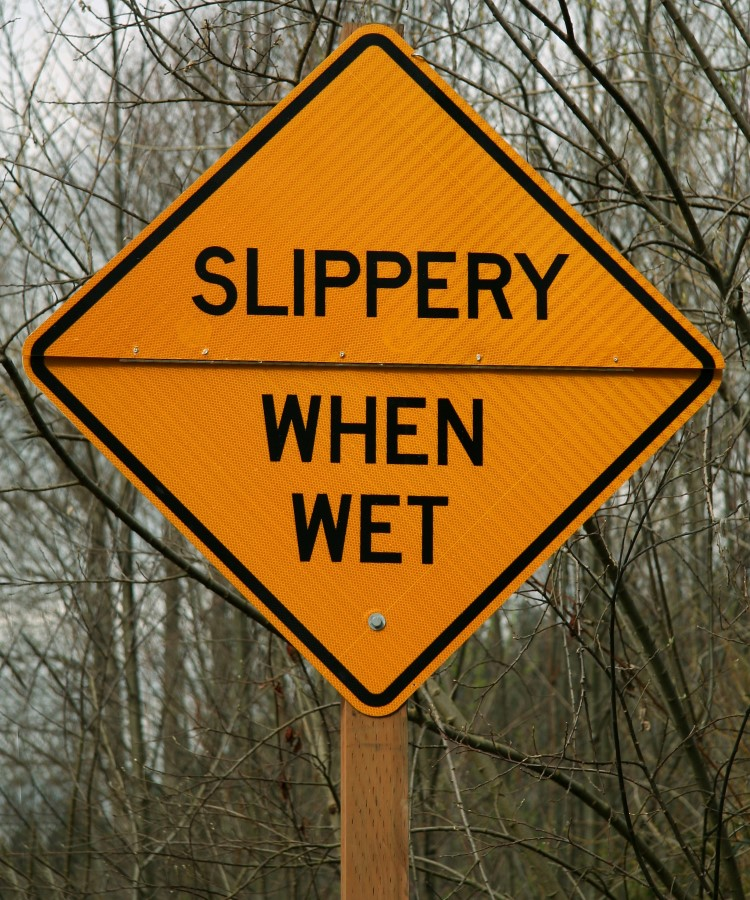
#> input picture Image-Processing/images/test.jpg, 750 x 900 px
$ python pillow.py
#> lines starting #> are read from the running program, lines starting #| are printed output that depends on the picture
from PIL import Image

img = Image.open("images/test.jpg")
#> img is the input picture: PIL image 750x900 RGB; mean R, G, B 129.6, 97.9, 51

# [32 lines of commented-out code are left out]
rotate90 = img.transpose(Image.ROTATE_90)			# Rotates counter-clockwise
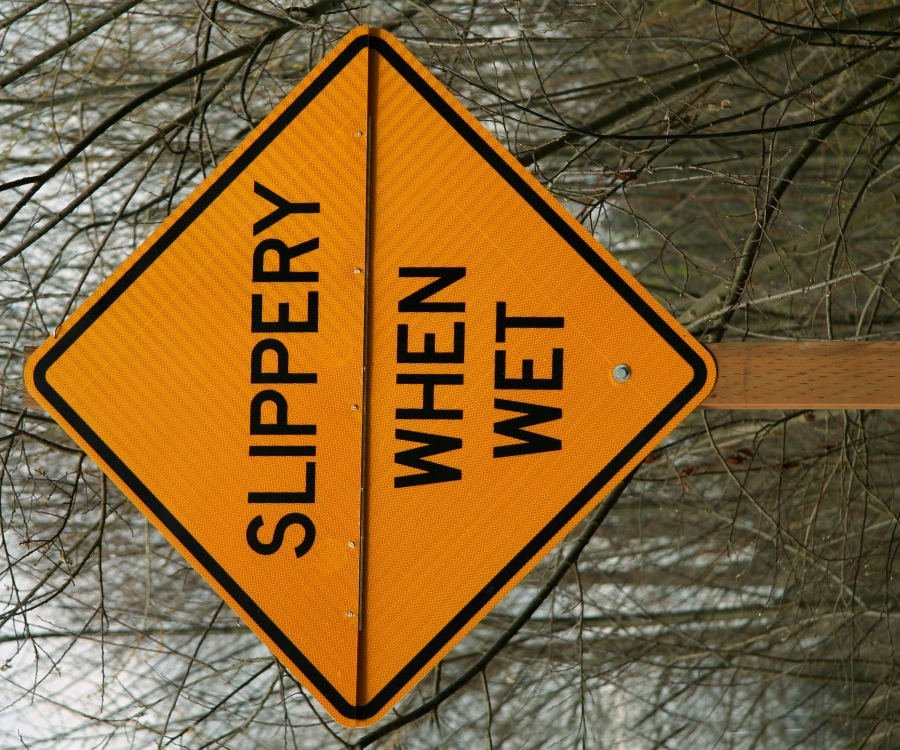
#> rotate90: PIL image 900x750 RGB; mean R, G, B 129.6, 97.9, 51
rotate90.show()
flip_LR = img.transpose(Image.FLIP_LEFT_RIGHT)		# Mirror image
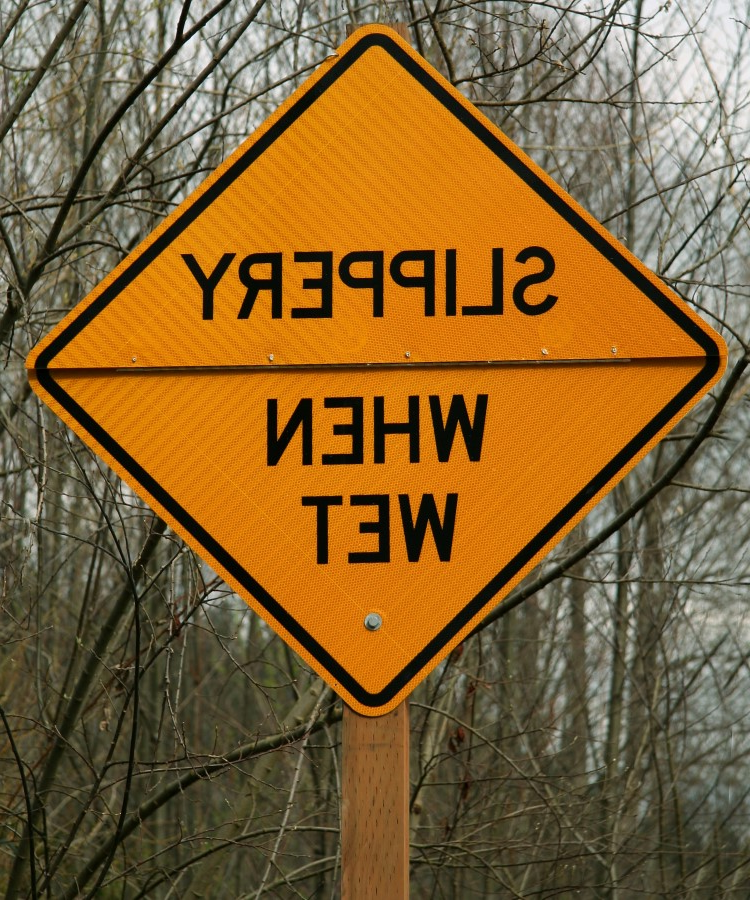
#> flip_LR: PIL image 750x900 RGB; mean R, G, B 129.6, 97.9, 51
flip_LR.show()

$ run again, with Image-Processing/images/msd_keeping.jpg copied over Image-Processing/images/test.jpg
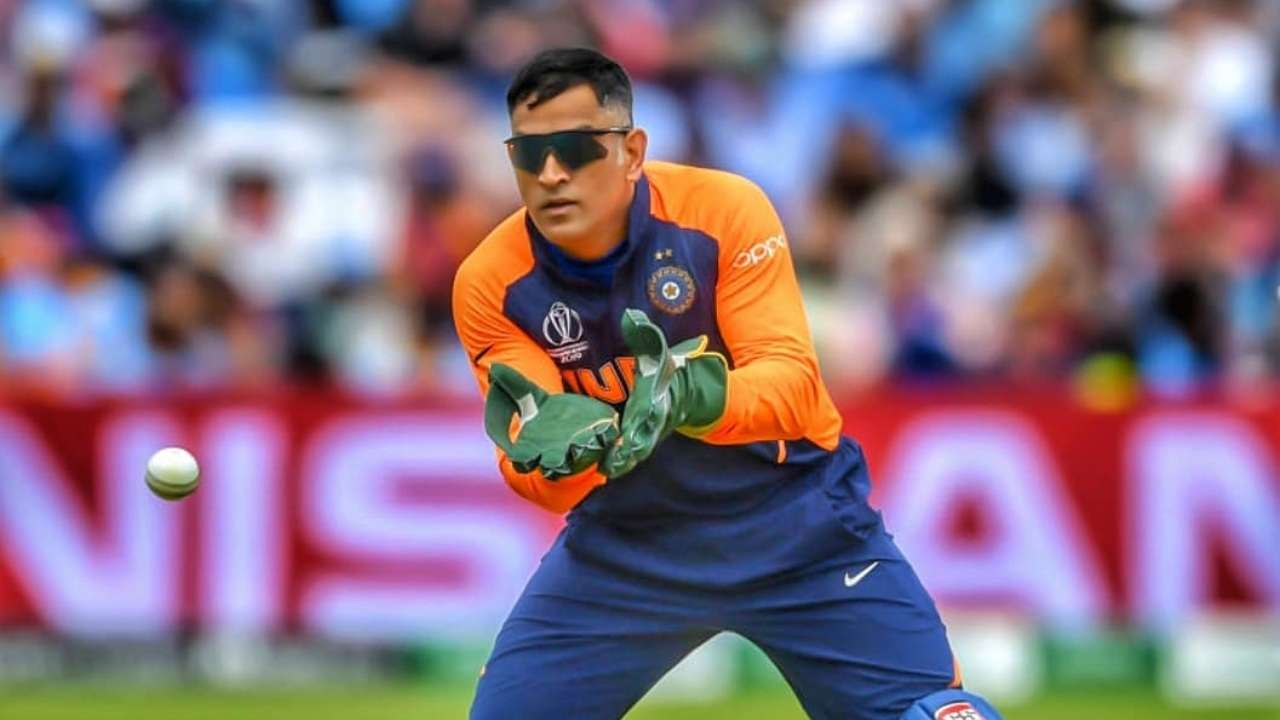
#> input picture Image-Processing/images/msd_keeping.jpg, 1280 x 720 px
#> img is the input picture: PIL image 1280x720 RGB; mean R, G, B 132.1, 112.5, 130.8
#> `rotate90 = img.transpose(Image.ROTATE_90)`:
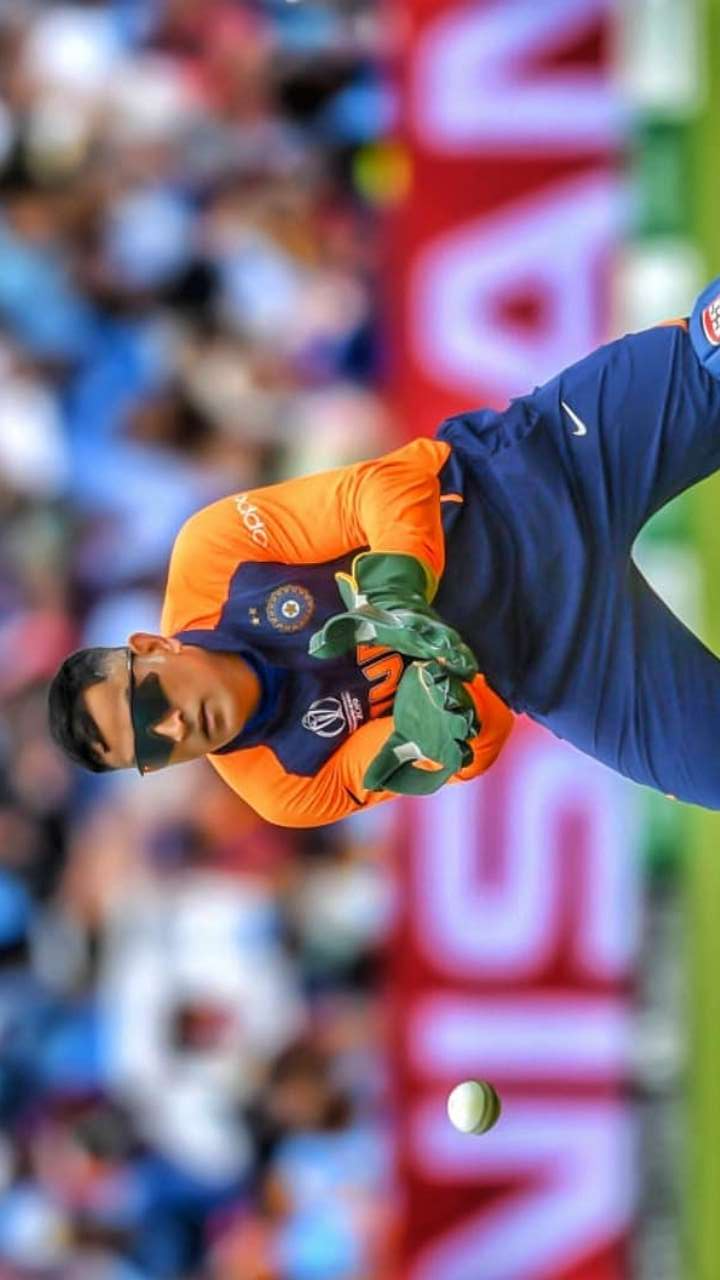
#> rotate90: PIL image 720x1280 RGB; mean R, G, B 132.1, 112.5, 130.8
#> `flip_LR = img.transpose(Image.FLIP_LEFT_RIGHT)`:
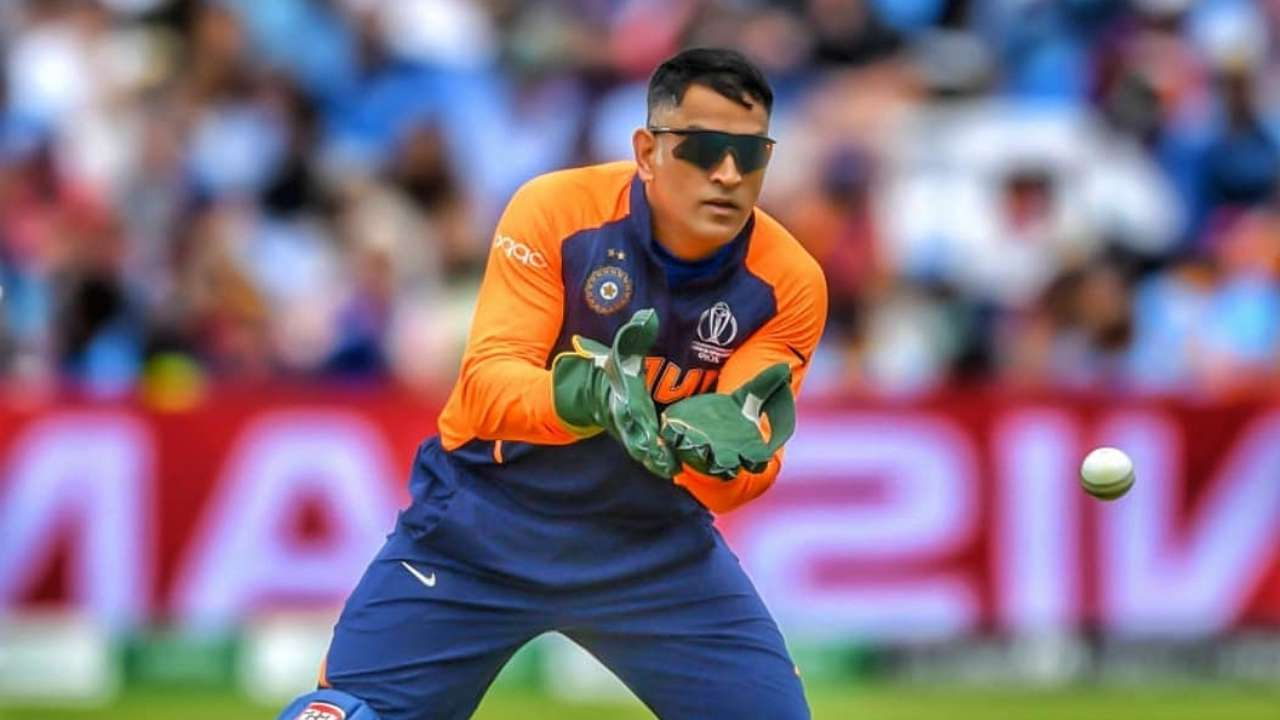
#> flip_LR: PIL image 1280x720 RGB; mean R, G, B 132.1, 112.5, 130.8
